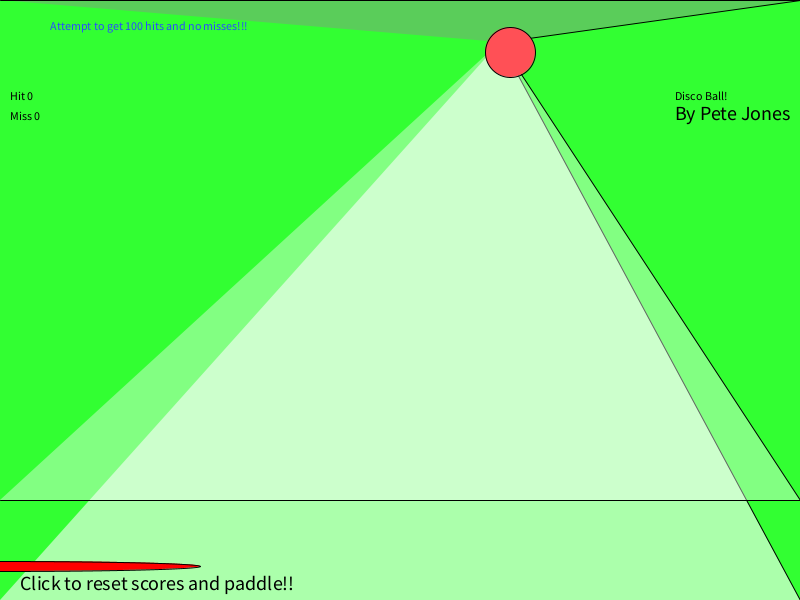
Frame 1 (no input)
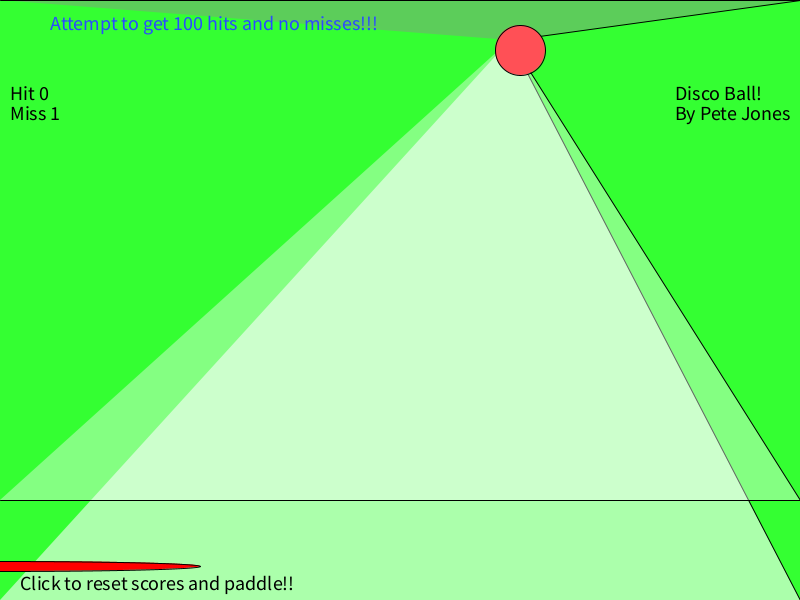
Frame 60 (the mouse pressed at the canvas centre just before this capture)
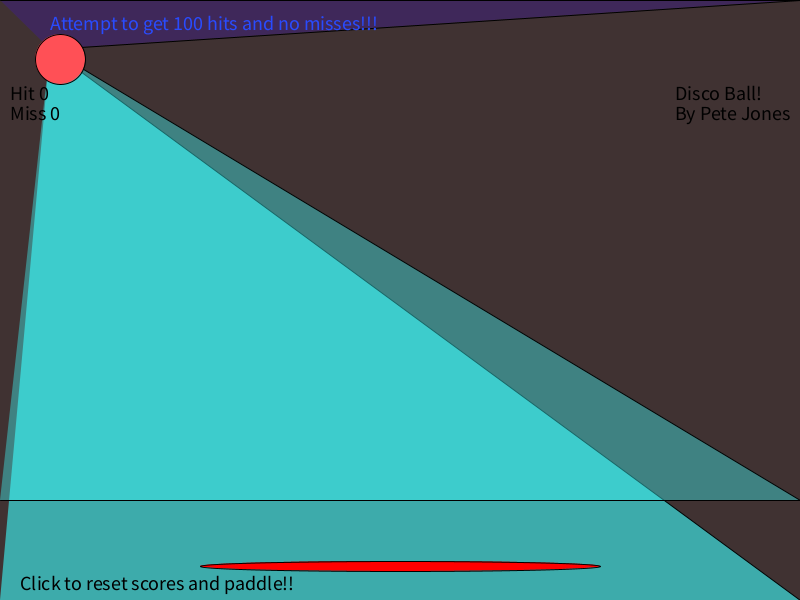
Frame 120 (the mouse held since frame 60 and released just before this capture)

The Processing sketch that drew these frames (run headless with seeded random() and noise(); from frame 60 on, the mouse is pressed at the canvas centre):

// Processing sketch: processing_49273
// ── processing_49273.pde

//Classes//
//variables for ball//
float ballX = 500;
float ballY = 50;
float speedX = 10;
float speedY = 2;

//scoreboard//
int hit = 0 ; //decleration statements for scoreboard//
int miss = 0 ; 

int moveY, moveX;//background triangle// //decleration statement for integers//





//Setup// //do once//

void setup ()  //do this once and remain same//
{
  size(800,600); //size of window//
  smooth (); //anti aliasing helps with moving objects on screen and continuity//
  frameRate (20);// control speed of game and testing//
} 



//draw, repeated//

void draw () // repeat anything in this section//


{  background(ballY,ballX,50); //background controlled by balls x/y// 
  
  // click to change background colour of objects//
  if(mousePressed) {
    fill(0); 
    
    
  } else {
    fill(255);

 
  }// reset scores and stage size//
  {if(mousePressed){ hit = 0; miss = 0; } //conditional to reset scores when clicked//


  ballX += speedX;  //combine defnition with assignment//
  ballY += speedY;

//paddle//
  float paddle = 1000/ (hit + 5 );//paddle size//
  if(ballX < 0 || ballX > width) speedX = -speedX; //boundaries left and right//
  if(ballY > height -75){   //boundaries up and down// //conditional for decision//
    speedY = -speedY;    //speed//
    float distance = abs (mouseX - ballX); //assign absolute value to distance//
   if(distance < paddle ) hit += 1; //boolean theory// 
  else miss += 1; 
  } else speedY += 1;


  
  







  
  
  
  
  
  //for bottom background triangle//
stroke (0); 
fill(ballX,0,255,50); //colour//
beginShape();//begin drawing//
vertex(0,0);//point 1//
vertex(800,0);//point 2//
vertex(ballX-10,ballY-10);//point 3 controlled by the balls xposition//
 
endShape(); //end drawing stage//
moveY++; //increment x by 1 to create movement//
moveX++; //increment Y by 1 to create movement//


//top background triangle// //same process as before//
stroke (0); 
fill(ballX,255,255,150);
beginShape();
vertex (0,600);
vertex(800,600);
vertex(ballX-10,ballY-10);

endShape();
moveY++;
moveX++;

// last triangle shadow, same process but reduce first two vertex yaxis by 100pixels, transparency at 150 helps blend //
stroke (0); 
fill(ballX,255,255,100);
beginShape();
vertex (0,500);
vertex(800,500);
vertex(ballX-10,ballY-10);

endShape();
moveY++;
moveX++;







  fill (255,80,86); //colour for ball//
  ellipse(ballX, ballY, 50,50); //create ball controlled by class//
  fill (255,0,0);//colour for paddle//
  ellipse(mouseX,height -34, 2*paddle, 10); //used ellipse as decrementing was less noticable//

  
  
fill (0); //adding text onto screen last as its least important//
text("Hit " + hit, 10, 100) ;
text("Miss " + miss, 10, 120) ; 

fill (#294BFF);
text("Attempt to get 100 hits and no misses!!!", 50,30);

fill(0);//black colour for text//

text("Disco Ball!", 675, 100);
textSize(20);
text("By Pete Jones", 675,120);

text("Click to reset scores and paddle!!", 20,590);




}
}
